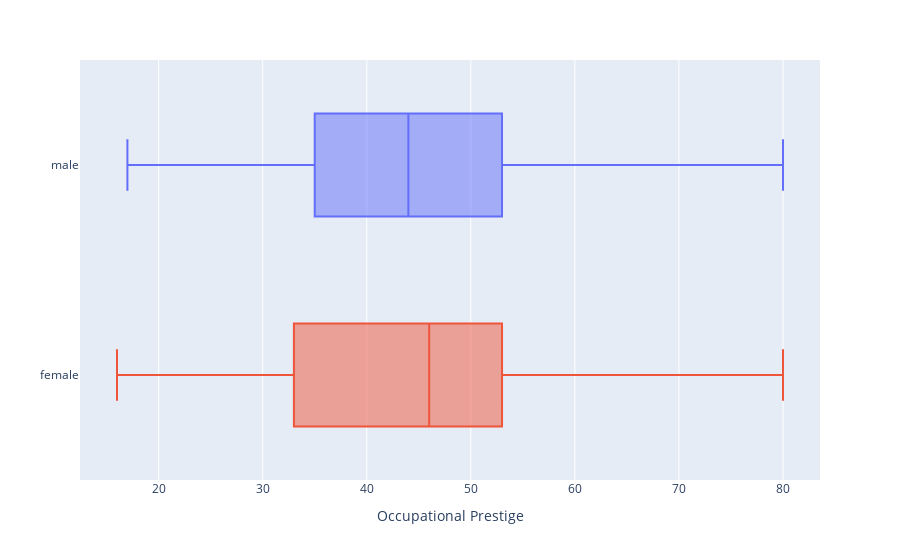

This figure's notebook cell:
### Code cell
fig_box2 = px.box(gss_clean, 
                  x='job_prestige', 
                  y = 'sex', 
                  color = 'sex',
                   labels={'job_prestige':'Occupational Prestige', 'sex':''})
fig_box2.update_layout(showlegend=False)
fig_box2.show()

### Figure 1 — Plotly figure (JSON) as saved in the notebook; plotly's stock layout.template omitted (floating-point values rounded to 4 significant figures; data arrays with more than 128 entries replaced by an {"elided": "..."} marker saying what was removed)
{"data": [{"alignmentgroup": "True", "hovertemplate": "=%{y}<br>Occupational Prestige=%{x}<extra></extra>", "legendgroup": "male", "marker": {"color": "#636efa"}, "name": "male", "notched": false, "offsetgroup": "male", "orientation": "h", "showlegend": true, "type": "box", "x": {"elided": "1052 int values"}, "x0": " ", "xaxis": "x", "y": {"elided": "1052 str values"}, "y0": " ", "yaxis": "y"}, {"alignmentgroup": "True", "hovertemplate": "=%{y}<br>Occupational Prestige=%{x}<extra></extra>", "legendgroup": "female", "marker": {"color": "#EF553B"}, "name": "female", "notched": false, "offsetgroup": "female", "orientation": "h", "showlegend": true, "type": "box", "x": {"elided": "1296 int values"}, "x0": " ", "xaxis": "x", "y": {"elided": "1296 str values"}, "y0": " ", "yaxis": "y"}], "layout": {"autosize": true, "boxmode": "overlay", "legend": {"title": {"text": ""}, "tracegroupgap": 0}, "margin": {"t": 60}, "showlegend": false, "xaxis": {"anchor": "y", "autorange": true, "domain": [0, 1], "range": [12.44, 83.56], "title": {"text": "Occupational Prestige"}, "type": "linear"}, "yaxis": {"anchor": "x", "autorange": true, "categoryarray": ["female", "male"], "categoryorder": "array", "domain": [0, 1], "range": [-0.5, 1.5], "title": {"text": ""}, "type": "category"}}}
